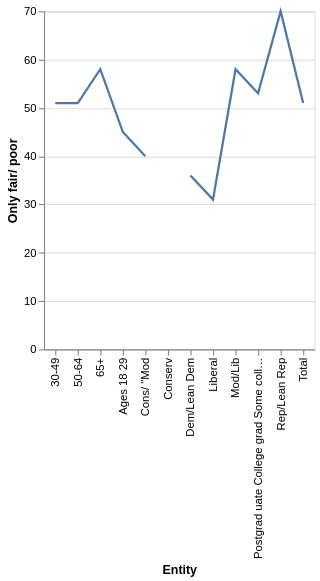

This figure's Vega-Lite source:
### Vega-Lite specification from a JSON file in a GitHub repository (floating-point values rounded to 4 significant figures)
{"$schema": "https://vega.github.io/schema/vega-lite/v5.json", "description": "Line chart auto-generated from CSV", "data": {"values": [{"Entity": "Liberal", "Only fair/ poor": "31.0", "Good/ excellent": "67.0"}, {"Entity": "Cons/ \"Mod", "Only fair/ poor": "40.0", "Good/ excellent": "58.0"}, {"Entity": "Dem/Lean Dem", "Only fair/ poor": "36.0", "Good/ excellent": "62.0"}, {"Entity": "Mod/Lib", "Only fair/ poor": "58.0", "Good/ excellent": "40.0"}, {"Entity": "Conserv", "Only fair/ poor": "nan", "Good/ excellent": "21.0"}, {"Entity": "Rep/Lean Rep", "Only fair/ poor": "70.0", "Good/ excellent": "28.0"}, {"Entity": "Postgrad uate College grad Some college This for less", "Only fair/ poor": "53.0", "Good/ excellent": "52.0"}, {"Entity": "65+", "Only fair/ poor": "58.0", "Good/ excellent": "39.0"}, {"Entity": "50-64", "Only fair/ poor": "51.0", "Good/ excellent": "46.0"}, {"Entity": "30-49", "Only fair/ poor": "51.0", "Good/ excellent": "nan"}, {"Entity": "Ages 18 29", "Only fair/ poor": "45.0", "Good/ excellent": "52.0"}, {"Entity": "Total", "Only fair/ poor": "51.0", "Good/ excellent": "46.0"}]}, "mark": "line", "encoding": {"x": {"field": "Entity", "type": "ordinal"}, "y": {"field": "Only fair/ poor", "type": "quantitative"}}}
